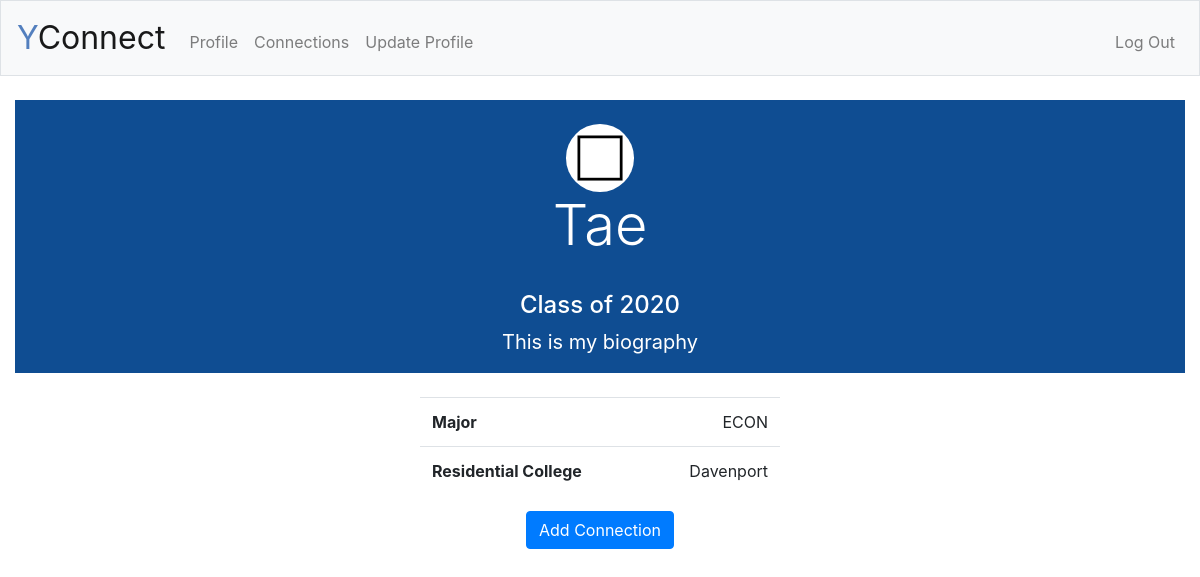
The page /profile?id=1 (signed in) on the database its author committed.
### tables this page shows
CREATE TABLE 'profile' ('id' integer, 'name' varchar(255), 'major' varchar(4), 'year' smallint, 'residential_college' varchar(50),'bio' text DEFAULT 'I am a student at Yale University!', file_path varchar(255));

### app.py (the view)
@app.route("/profile", methods=["GET", "POST"])
@login_required
def profile():
    if request.method == "GET":
        id = request.args.get("id")
        if id == "self":
            profile = db.execute("SELECT * FROM profile WHERE id = :id", id=session["user_id"])
            return render_template("profile.html", profile=profile, isSelf=True)
        else:
            profile = db.execute("SELECT * FROM profile WHERE id = :id", id=id)
            connection = db.execute("SELECT * FROM connections WHERE (follower = :follower AND followed = :followed)",
                                    follower=session["user_id"], followed=id)
            if (not connection):
                return render_template("profile.html", profile=profile, isSelf=False, isConnected=False, id=json.dumps(id))
            else:
                return render_template("profile.html", profile=profile, isSelf=False, isConnected=True)
    elif request.method == "POST":
        id = (int)(request.form.get("id"))
        profile = db.execute("SELECT * FROM profile WHERE id = :id", id=id)
        db.execute("INSERT INTO connections (follower, followed) VALUES (:follower, :followed)",
                   follower=session["user_id"], followed=id)
        return jsonify(True)

### app.py (called while the page is built)
@app.after_request
def after_request(response):
    response.headers["Cache-Control"] = "no-cache, no-store, must-revalidate"
    response.headers["Expires"] = 0
    response.headers["Pragma"] = "no-cache"
    return response

### helpers.py (called while the page is built)
def login_required(f):
    @wraps(f)
    def decorated_function(*args, **kwargs):
        if session.get("user_id") is None:
            return redirect("/login")
        return f(*args, **kwargs)
    return decorated_function

### templates/profile.html (shortened to what this page needs)
{% extends "layout.html" %}
{% block main %}
{% for profile in profile%}
    <div class="top">
        <div class="container-fluid">
            <div class="row justify-content-center">
                <div class="col-1">
                    <br>
                    <img src="{{ profile["file_path"] }}" class="rounded-circle">
                </div>
            </div>
            <div class="row justify-content-center">
                <div class="top-info col-8">
                    <h1 class="display-4">{{ profile["name"]}}</h1>
                    <br>
                    <h4>Class of {{ profile["year"] }}</h4>
                    <blockquote class="blockquote">{{ profile["bio"] }}</blockquote>
                </div>
            </div>
        </div>
    </div>
    <div class="container-fluid">
        <div class="row justify-content-center">
            <div class="col-4">
                <br>
                <table class="table">
                    <tbody>
                        <tr>
                            <th scope="row">Major</th>
                            <td>{{ profile["major"] }}</td>
                        </tr>
                        <tr>
                            <th scope="row">Residential College</th>
                            <td>{{ profile["residential_college"] }}</td>
                        </tr>
                    </tbody>
                </table>
            </div>
        </div>
    </div>
{% endfor %}
{% if not isSelf %}
	{% if not isConnected %}
	<form action="javascript:post()">
		<button type="submit" class="btn btn-primary" id="connectedBtn">Add Connection</button>
	</form>
	{% else %}
		<button type="button" class="btn btn-primary" disabled>Connected</button>
	{% endif %}
{% endif %}
{% endblock %}

### templates/layout.html (shortened to what this page needs)
<!DOCTYPE html>
<html lang="en">
    <head>
        <link href="https://maxcdn.bootstrapcdn.com/bootstrap/4.1.3/css/bootstrap.min.css" rel="stylesheet">
        <link href="/static/styles.css" rel="stylesheet">
    </head>
    <body>
        <nav class="navbar navbar-expand-md navbar-light bg-light border">
            <a class="navbar-brand" href="/"><span class="blue">Y</span>Connect</a>
            <div class="collapse navbar-collapse" id="navbar">
                {% if session.user_id %}
                    <ul class="navbar-nav mr-auto mt-2">
                        <li class="nav-item"><a class="nav-link" href='/profile?id=self'>Profile</a></li>
                        <li class="nav-item"><a class="nav-link" href="/connections">Connections</a></li>
                        <li class="nav-item"><a class="nav-link" href="/updateprofile">Update Profile</a></li>
                    </ul>
                    <ul class="navbar-nav ml-auto mt-2">
                        <li class="nav-item"><a class="nav-link" href="/logout">Log Out</a></li>
                    </ul>
                {% else %}
                    <ul class="navbar-nav ml-auto mt-2">
                        <li class="nav-item"><a class="nav-link" href="/register">Register</a></li>
                        <li class="nav-item"><a class="nav-link" href="/login">Log In</a></li>
                    </ul>
                {% endif %}
            </div>
        </nav>
        <main class="container-fluid">
            <br>
            {% block main %}{% endblock %}
        </main>
    </body>
</html>

### static/styles.css (style rules this page uses)
nav .navbar-brand { font-size: xx-large; }
nav .navbar-brand .blue { color: #537fbe; }
main { overflow-x: auto; text-align: center; }
main img { max-width: 100%; }

### rows shown on the page
profile: file_path (placeholder picture), name "Tae", year "2020", bio "This is my biography", major "ECON", residential_college "Davenport"
